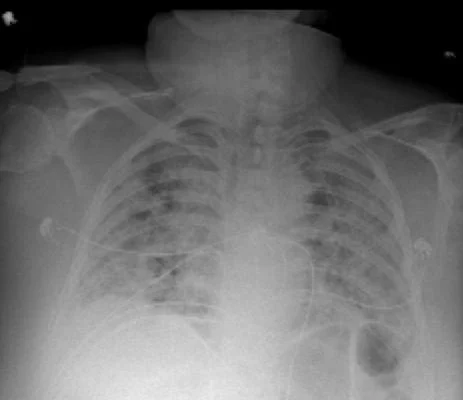
#> input picture images/lab02.webp, 463 x 400 px
$ jupyter execute 'dimp 06 - laboratorio 2 - manipulaciones sobre imágenes.ipynb'
#> lines starting #> are read from the running program, lines starting #| are printed output that depends on the picture
[cell 1]
import matplotlib.pyplot as plt
import numpy as np
from PIL import Image

[cell 2]
A = plt.imread('images/lab02.webp')
#> A is the input picture: shape (400, 463, 3); mean R, G, B 107.3, 107.3, 107.3

plt.imshow(A)

[cell 3]
print(A.min())
#| 0
print(A.max())
#| 234

[cell 4]
print(np.shape(A))
#| (400, 463, 3)

[cell 5]
B = Image.fromarray(A)
B = np.asarray(B)
B.shape
#> Out = (400, 463, 3)

[cell 6]
B = Image.open('images/lab02.webp')
print(B.size)
#| (463, 400)
print(B.mode)
#| RGB

[cell 7]
C = np.asarray(B)

print(C.shape)
#| (400, 463, 3)

[cell 8]
C = B.convert('L')

[cell 9]
D = Image.open('images/lab02.webp').convert('L')
D = np.asarray(D)

print(D.shape)
#| (400, 463)

[cell 10]
E = plt.imread('images/lab02.webp')
E = Image.fromarray(E).convert('L')

E = np.asarray(E)
print(E.shape)
#| (400, 463)

### Transformaciones básicas sobre imágenes

#### Inversión

[cell 11]
A = Image.open('images/lab02.webp')
A = np.asarray(A)

[cell 12]
L = 256
I = L - 1 - A
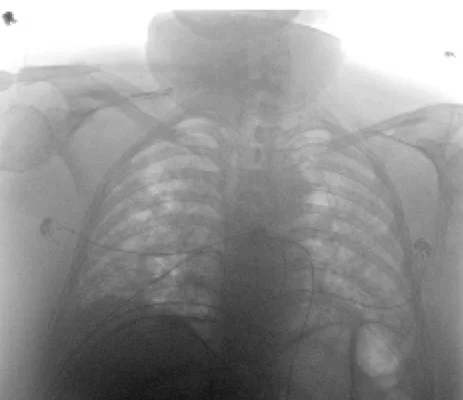
#> I: shape (400, 463, 3); mean R, G, B 147.7, 147.7, 147.7

plt.imshow(I, cmap='gray')

#### Suma y resta

[cell 13]
A = Image.open('images/lab02.webp').convert('L')
A = np.asarray(A)

B = np.full_like(A, 64)

C = A +  B
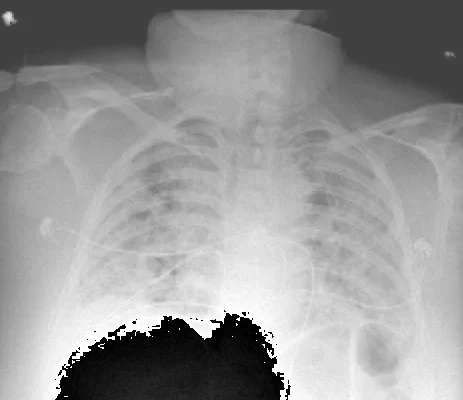
#> C: shape (400, 463); min 0, max 255, mean 151.1

Image.fromarray(C).show()
plt.imshow(C, cmap='gray', vmin=0, vmax=255)

[cell 14]
A = Image.open('images/lab02.webp').convert('L')
A = np.asarray(A)

B = np.full_like(A, 64)

C = A - B
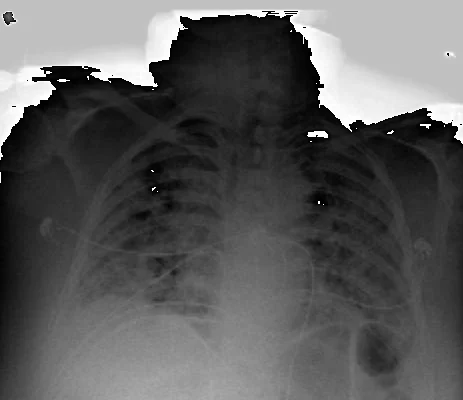
#> C: shape (400, 463); min 0, max 255, mean 91.9

Image.fromarray(C).show()
plt.imshow(C, cmap='gray', vmin=0, vmax=255)

#### Transformaciones logarítmicas y exponenciales

[cell 15]
A = Image.open('images/lab02.webp').convert('L')
A = np.asarray(A)

plt.figure(figsize=(10, 10))

plt.subplot(2, 2, 1)
plt.imshow(A, cmap='gray', vmin=A.min(), vmax=A.max())

B = np.log(1 + A) / np.log(2)
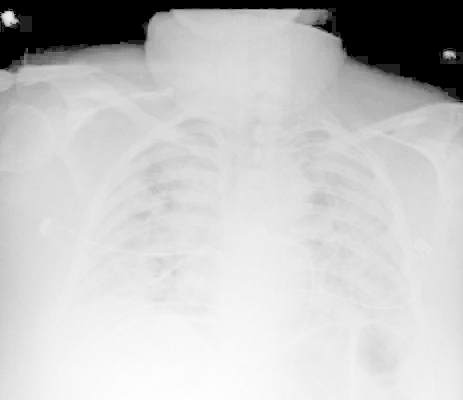
#> B: shape (400, 463) float16; min 0, max 7.88, mean 6.09; drawn with min black and max white

plt.subplot(2, 2, 2)
plt.imshow(B, cmap='gray', vmin=B.min(), vmax=B.max())

B = np.log(1 + A) / np.log(5)

plt.subplot(2, 2, 3)
plt.imshow(B, cmap='gray', vmin=B.min(), vmax=B.max())

B = np.log(1 + A) / np.log(10)

plt.subplot(2, 2, 4)
plt.imshow(B, cmap='gray', vmin=B.min(), vmax=B.max())

$ run again, with images/b.jpg saved as images/lab02.webp
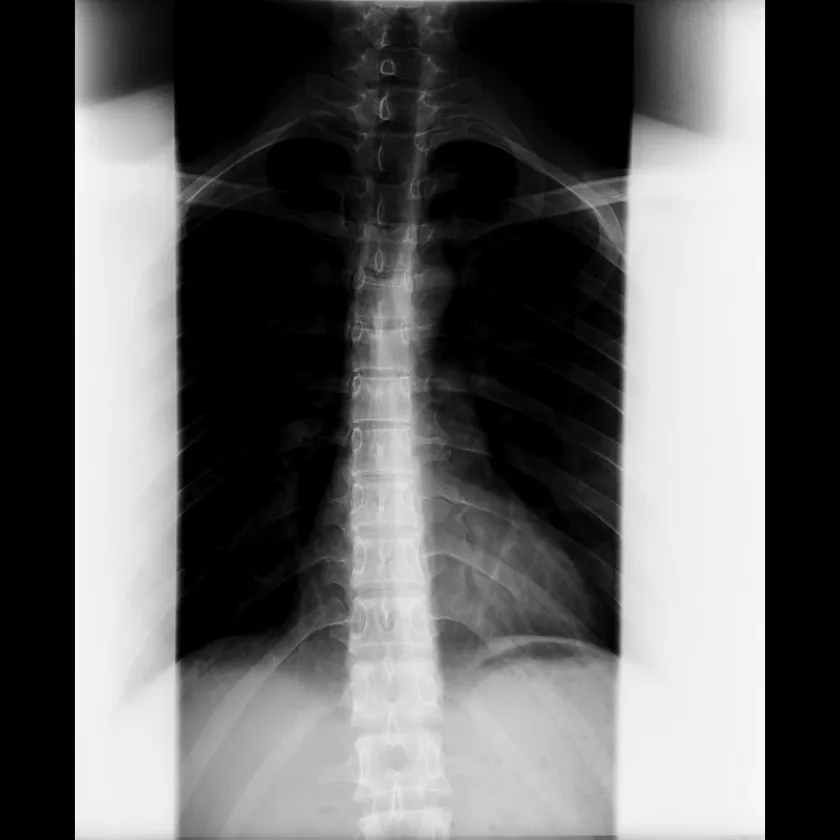
#> input picture images/b.jpg, 840 x 840 px, shrunk from 1065 x 1065 before the run
#> A is the input picture: shape (840, 840, 3); mean R, G, B 97.9, 97.9, 97.9
#| 0
#| 253
#| (840, 840, 3)
#| (840, 840)
#| RGB
#| (840, 840, 3)
#| (840, 840)
#| (840, 840)
#> `C = A - B`:
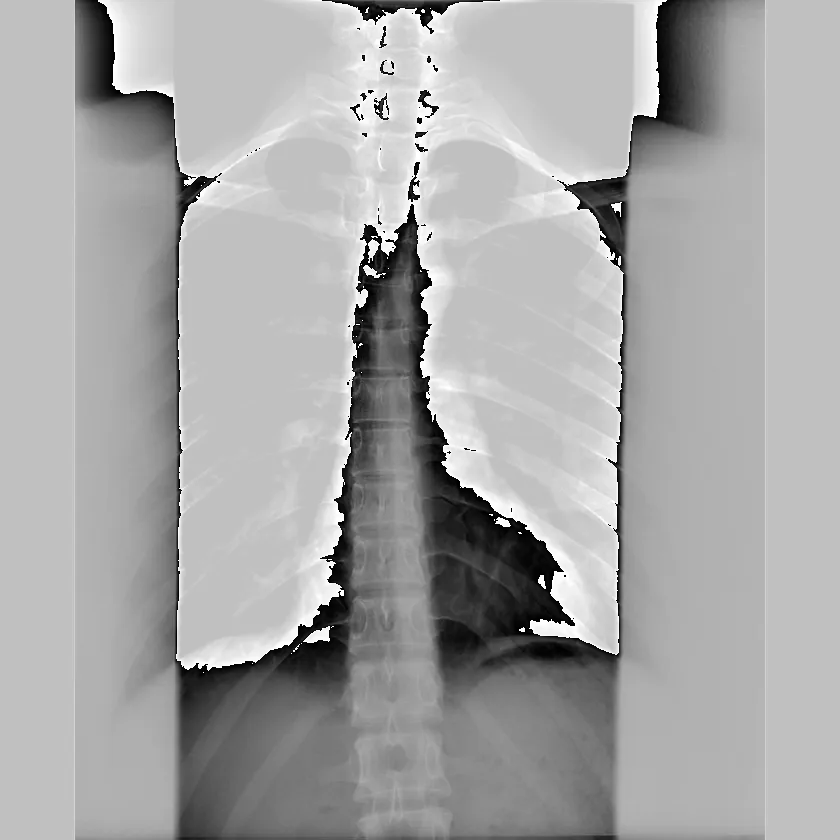
#> C: shape (840, 840); min 0, max 255, mean 166.8
#> `B = np.log(1 + A) / np.log(2)`:
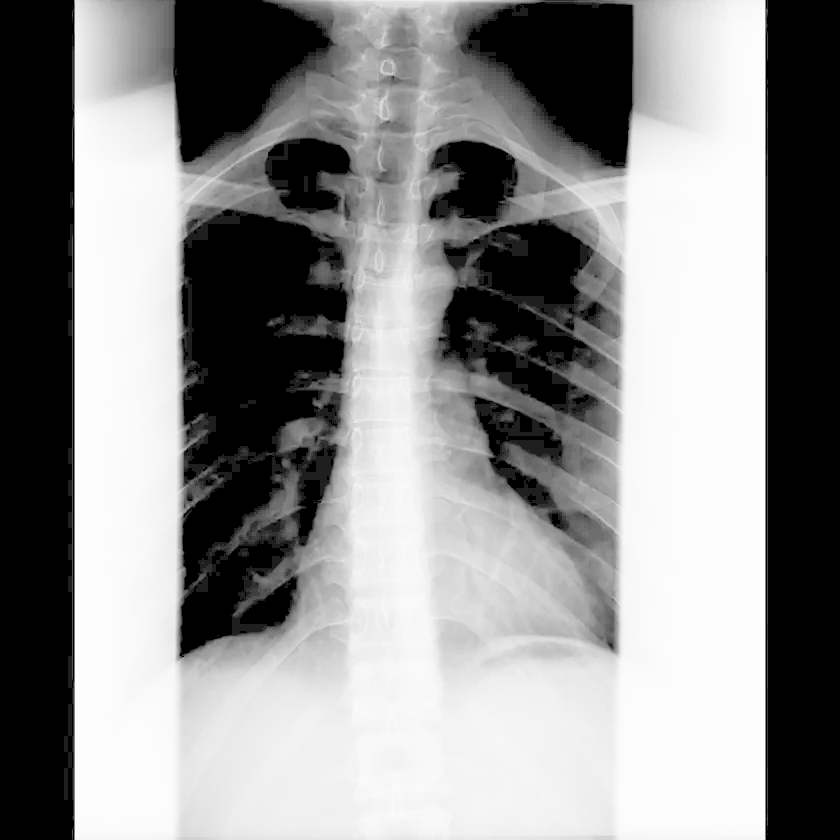
#> B: shape (840, 840) float16; min 0, max 7.99, mean 4.43; drawn with min black and max white

$ run again, with images/c.jpg saved as images/lab02.webp
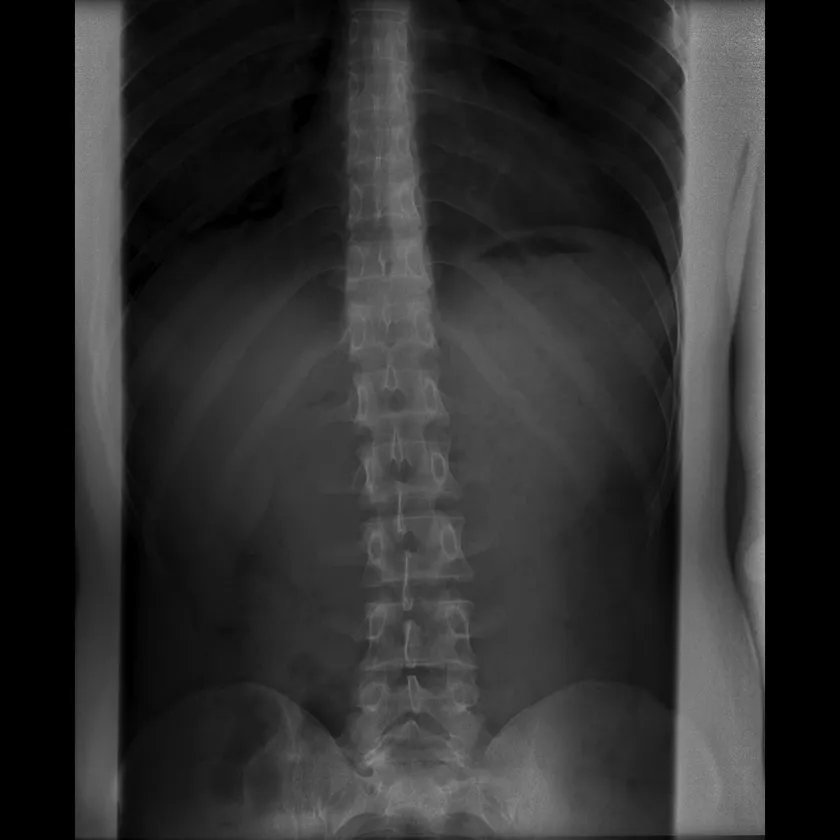
#> input picture images/c.jpg, 840 x 840 px, shrunk from 1065 x 1065 before the run
#> A is the input picture: shape (840, 840, 3); mean R, G, B 46.2, 46.2, 46.2
#| 0
#| 185
#| (840, 840, 3)
#| (840, 840)
#| RGB
#| (840, 840, 3)
#| (840, 840)
#| (840, 840)
#> `C = A - B`:
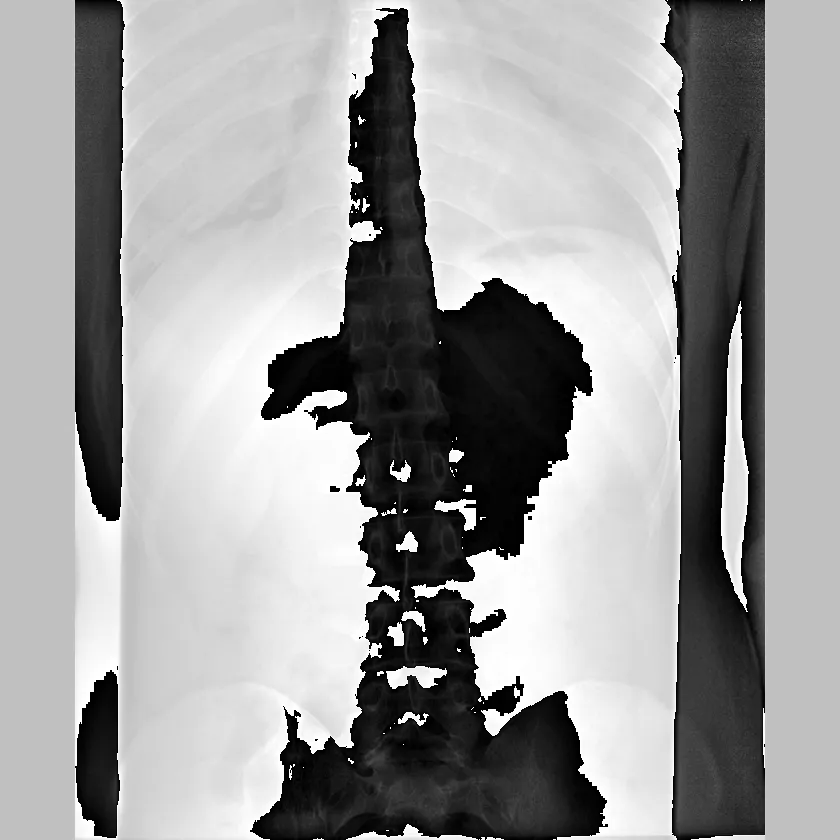
#> C: shape (840, 840); min 0, max 255, mean 156.8
#> `B = np.log(1 + A) / np.log(2)`:
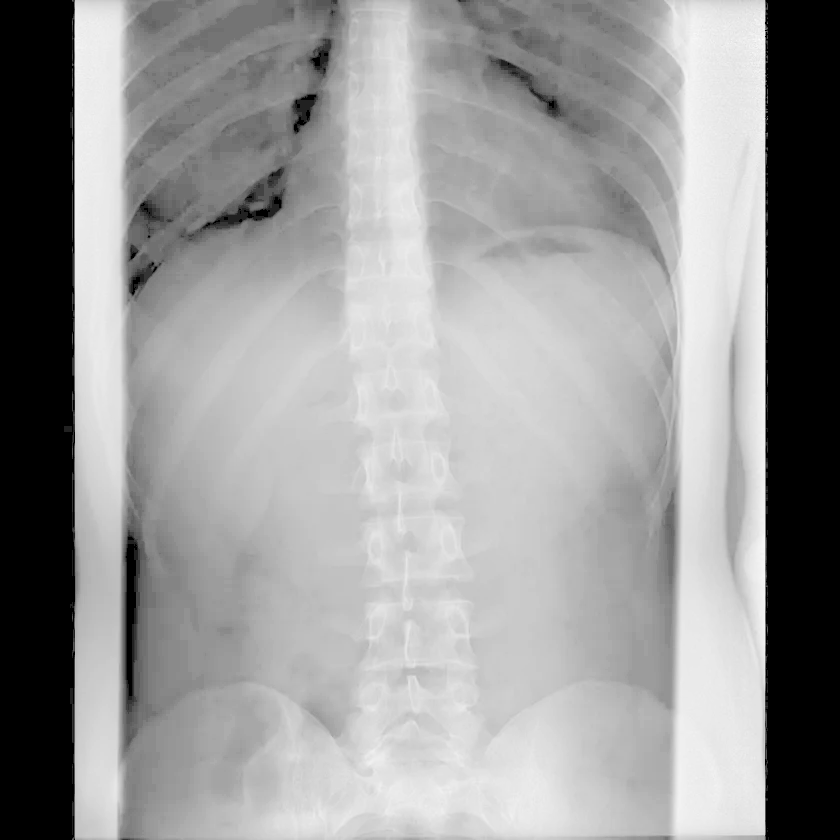
#> B: shape (840, 840) float16; min 0, max 7.54, mean 4.52; drawn with min black and max white
